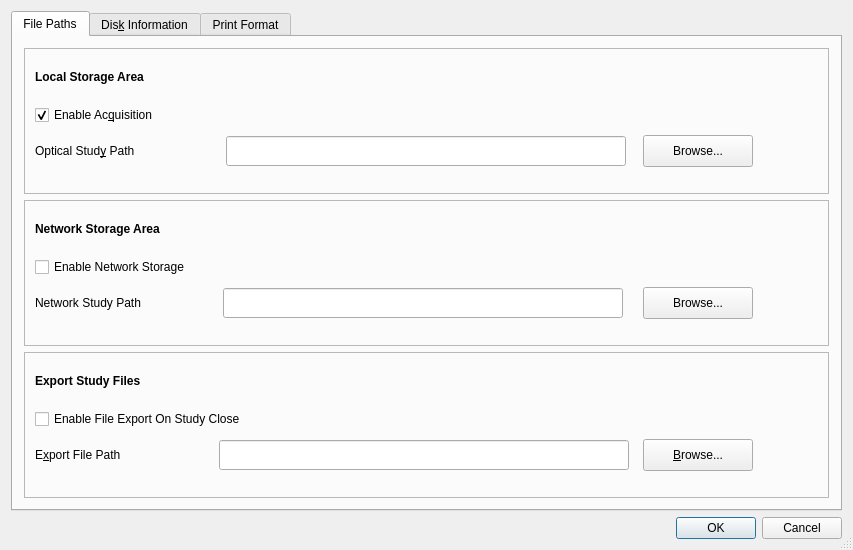
<?xml version="1.0" encoding="UTF-8"?>
<ui version="4.0">
 <class>SystemDialog</class>
 <widget class="QDialog" name="SystemDialog">
  <property name="geometry">
   <rect>
    <x>0</x>
    <y>0</y>
    <width>853</width>
    <height>550</height>
   </rect>
  </property>
  <property name="windowTitle">
   <string>System Settings</string>
  </property>
  <property name="sizeGripEnabled">
   <bool>true</bool>
  </property>
  <layout class="QGridLayout">
   <item row="0" column="0">
    <layout class="QGridLayout">
     <item row="0" column="0">
      <widget class="QTabWidget" name="tabWidget">
       <property name="currentIndex">
        <number>0</number>
       </property>
       <widget class="QWidget" name="filePathsTab">
        <attribute name="title">
         <string>File Paths</string>
        </attribute>
        <layout class="QGridLayout">
         <item row="0" column="0">
          <widget class="QFrame" name="frame3">
           <property name="frameShape">
            <enum>QFrame::StyledPanel</enum>
           </property>
           <property name="frameShadow">
            <enum>QFrame::Raised</enum>
           </property>
           <widget class="QLabel" name="textLabel1">
            <property name="geometry">
             <rect>
              <x>11</x>
              <y>11</y>
              <width>356</width>
              <height>36</height>
             </rect>
            </property>
            <property name="text">
             <string>&lt;b&gt;Local Storage Area&lt;/b&gt;</string>
            </property>
           </widget>
           <widget class="QPushButton" name="opticalPathBrowsePushButton">
            <property name="geometry">
             <rect>
              <x>619</x>
              <y>87</y>
              <width>110</width>
              <height>32</height>
             </rect>
            </property>
            <property name="text">
             <string>Browse...</string>
            </property>
            <property name="shortcut">
             <string/>
            </property>
           </widget>
           <widget class="QCheckBox" name="enableAcquisitionCheckBox">
            <property name="geometry">
             <rect>
              <x>11</x>
              <y>53</y>
              <width>356</width>
              <height>28</height>
             </rect>
            </property>
            <property name="text">
             <string>Enable Ac&amp;quisition</string>
            </property>
            <property name="shortcut">
             <string>Alt+Q</string>
            </property>
            <property name="checked">
             <bool>true</bool>
            </property>
           </widget>
           <widget class="QLineEdit" name="opticalStudyPathLineEdit">
            <property name="geometry">
             <rect>
              <x>202</x>
              <y>88</y>
              <width>400</width>
              <height>30</height>
             </rect>
            </property>
           </widget>
           <widget class="QLabel" name="textLabel2">
            <property name="geometry">
             <rect>
              <x>11</x>
              <y>87</y>
              <width>175</width>
              <height>32</height>
             </rect>
            </property>
            <property name="text">
             <string>Optical Stud&amp;y Path</string>
            </property>
            <property name="buddy">
             <cstring>opticalStudyPathLineEdit</cstring>
            </property>
           </widget>
          </widget>
         </item>
         <item row="1" column="0">
          <widget class="QFrame" name="frame4">
           <property name="frameShape">
            <enum>QFrame::StyledPanel</enum>
           </property>
           <property name="frameShadow">
            <enum>QFrame::Raised</enum>
           </property>
           <widget class="QCheckBox" name="enableNetworkStorageCheckBox">
            <property name="geometry">
             <rect>
              <x>11</x>
              <y>53</y>
              <width>598</width>
              <height>28</height>
             </rect>
            </property>
            <property name="text">
             <string>Enable Network Storage</string>
            </property>
           </widget>
           <widget class="QPushButton" name="networkPathBrowsePushButton">
            <property name="geometry">
             <rect>
              <x>619</x>
              <y>87</y>
              <width>110</width>
              <height>32</height>
             </rect>
            </property>
            <property name="text">
             <string>Browse...</string>
            </property>
            <property name="shortcut">
             <string/>
            </property>
           </widget>
           <widget class="QLabel" name="textLabel2_4">
            <property name="geometry">
             <rect>
              <x>11</x>
              <y>11</y>
              <width>718</width>
              <height>36</height>
             </rect>
            </property>
            <property name="text">
             <string>&lt;b&gt;Network Storage Area&lt;/b&gt;</string>
            </property>
           </widget>
           <widget class="QLabel" name="textLabel2_3">
            <property name="geometry">
             <rect>
              <x>11</x>
              <y>87</y>
              <width>172</width>
              <height>32</height>
             </rect>
            </property>
            <property name="text">
             <string>Network Study Path</string>
            </property>
            <property name="buddy">
             <cstring>networkStudyPathLineEdit</cstring>
            </property>
           </widget>
           <widget class="QLineEdit" name="networkStudyPathLineEdit">
            <property name="geometry">
             <rect>
              <x>199</x>
              <y>88</y>
              <width>400</width>
              <height>30</height>
             </rect>
            </property>
           </widget>
          </widget>
         </item>
         <item row="2" column="0">
          <widget class="QFrame" name="frame5">
           <property name="frameShape">
            <enum>QFrame::StyledPanel</enum>
           </property>
           <property name="frameShadow">
            <enum>QFrame::Raised</enum>
           </property>
           <widget class="QLabel" name="textLabel3_2">
            <property name="geometry">
             <rect>
              <x>11</x>
              <y>11</y>
              <width>718</width>
              <height>36</height>
             </rect>
            </property>
            <property name="text">
             <string>&lt;b&gt;Export Study Files&lt;/b&gt;</string>
            </property>
           </widget>
           <widget class="QPushButton" name="exportPathBrowsePushButton">
            <property name="geometry">
             <rect>
              <x>619</x>
              <y>87</y>
              <width>110</width>
              <height>32</height>
             </rect>
            </property>
            <property name="text">
             <string>&amp;Browse...</string>
            </property>
            <property name="shortcut">
             <string>Alt+B</string>
            </property>
           </widget>
           <widget class="QLineEdit" name="exportFilePathLineEdit">
            <property name="geometry">
             <rect>
              <x>195</x>
              <y>88</y>
              <width>410</width>
              <height>30</height>
             </rect>
            </property>
           </widget>
           <widget class="QCheckBox" name="enableFileExportCheckBox">
            <property name="geometry">
             <rect>
              <x>11</x>
              <y>53</y>
              <width>598</width>
              <height>28</height>
             </rect>
            </property>
            <property name="text">
             <string>Enable File Export On Study Close</string>
            </property>
           </widget>
           <widget class="QLabel" name="textLabel4_2">
            <property name="geometry">
             <rect>
              <x>11</x>
              <y>87</y>
              <width>138</width>
              <height>32</height>
             </rect>
            </property>
            <property name="text">
             <string>E&amp;xport File Path</string>
            </property>
            <property name="buddy">
             <cstring>exportFilePathLineEdit</cstring>
            </property>
           </widget>
          </widget>
         </item>
        </layout>
       </widget>
       <widget class="QWidget" name="diskInformationTab">
        <attribute name="title">
         <string>Dis&amp;k Information</string>
        </attribute>
        <layout class="QGridLayout">
         <property name="margin">
          <number>0</number>
         </property>
         <property name="spacing">
          <number>6</number>
         </property>
         <item row="0" column="0">
          <widget class="QLabel" name="studyPathLabel">
           <property name="text">
            <string>Study Path: %1</string>
           </property>
          </widget>
         </item>
         <item row="1" column="0">
          <widget class="QLabel" name="diskLabel">
           <property name="text">
            <string>Local Storage Disk Label: %1</string>
           </property>
          </widget>
         </item>
         <item row="3" column="0">
          <widget class="QLabel" name="sideLabel">
           <property name="text">
            <string>Optical Disk Storage Side: %1</string>
           </property>
          </widget>
         </item>
         <item row="2" column="0">
          <widget class="QLabel" name="spaceTimeLabel">
           <property name="text">
            <string>Free Space and Time: %1</string>
           </property>
          </widget>
         </item>
        </layout>
       </widget>
       <widget class="QWidget" name="printFormatTab">
        <attribute name="title">
         <string>Print Format</string>
        </attribute>
       </widget>
      </widget>
     </item>
     <item row="1" column="0">
      <widget class="QDialogButtonBox" name="buttonBox">
       <property name="standardButtons">
        <set>QDialogButtonBox::Cancel|QDialogButtonBox::Ok</set>
       </property>
      </widget>
     </item>
    </layout>
   </item>
  </layout>
 </widget>
 <layoutdefault spacing="6" margin="11"/>
 <pixmapfunction>qPixmapFromMimeSource</pixmapfunction>
 <tabstops>
  <tabstop>enableAcquisitionCheckBox</tabstop>
  <tabstop>opticalStudyPathLineEdit</tabstop>
  <tabstop>opticalPathBrowsePushButton</tabstop>
  <tabstop>enableNetworkStorageCheckBox</tabstop>
  <tabstop>networkStudyPathLineEdit</tabstop>
  <tabstop>networkPathBrowsePushButton</tabstop>
  <tabstop>enableFileExportCheckBox</tabstop>
  <tabstop>exportFilePathLineEdit</tabstop>
  <tabstop>exportPathBrowsePushButton</tabstop>
 </tabstops>
 <resources/>
 <connections/>
</ui>
